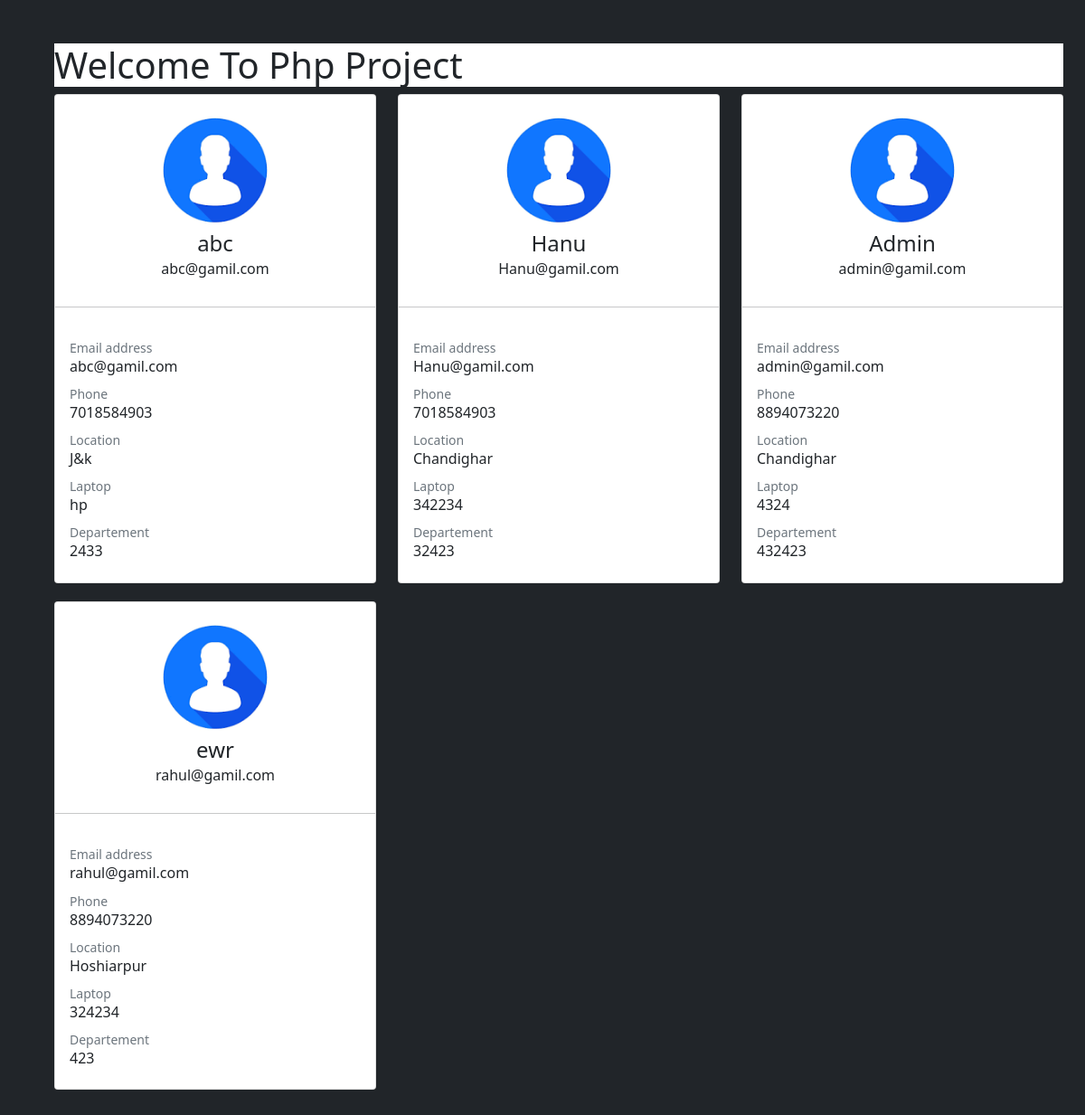
Screenshot of /user.php with the database file from the repository.
### tables this page shows
CREATE TABLE `users` (
  `id` int(11) NOT NULL,
  `name` varchar(30) NOT NULL,
  `email` varchar(300) NOT NULL,
  `mobile.no` varchar(12) NOT NULL,
  `issued-date` date NOT NULL,
  `gender` varchar(20) NOT NULL,
  `loction` varchar(100) NOT NULL,
  `emplye-id` varchar(100) NOT NULL,
  `status` varchar(30) NOT NULL,
  `asset_id` varchar(30) NOT NULL,
  `departement` varchar(90) NOT NULL,
  `divies` varchar(80) NOT NULL,
  `brand` varchar(80) NOT NULL,
  `processor` varchar(80) NOT NULL,
  `pod` date NOT NULL,
  `ram` varchar(80) NOT NULL,
  `price` varchar(100) NOT NULL
);

### user.php (the view, shortened to what this page needs)
<!DOCTYPE html>
<html lang="en">
<head>
  <link rel="stylesheet" href="https://stackpath.bootstrapcdn.com/bootstrap/5.0.0-alpha1/css/bootstrap.min.css">
</head>
<body class="bg-dark">
<div class="container m-5">
    <h1 class="bg-white">Welcome To Php Project</h1>
    <div class="row">
        <?php
        require 'config.php';
        $select_users = mysqli_query($conn, "SELECT * FROM `users`") or die('query failed');
        while($fetch_users = mysqli_fetch_assoc($select_users)){
        ?>
        <div class="col-lg-4">
            <div class="card">
                <div class="card-body">
                    <center class="m-t-30">
                        <img src="./logo/download.png" class="img-circle" width="150">
                        <h4 class="card-title m-t-10"><?php echo $fetch_users['name'];?></h4>
                        <h6 class="card-subtitle"><?php echo $fetch_users['email'];?></h6>
                    </center>
                </div>
                <div>
                    <hr>
                </div>
                <div class="card-body">
                    <small class="text-muted">Email address </small>
                    <h6><?php echo $fetch_users['email'];?></h6>
                    <small class="text-muted p-t-30 db">Phone</small>
                    <h6><?php echo $fetch_users['mobile.no'];?></h6>
                    <small class="text-muted p-t-30 db">Location</small>
                    <h6><?php echo $fetch_users['loction'];?></h6>
                    <small class="text-muted p-t-30 db">Laptop</small>
                    <h6><?php echo $fetch_users['brand'];?></h6>
                    <small class="text-muted p-t-30 db">Departement</small>
                    <h6><?php echo $fetch_users['departement'];?></h6>
                </div>
            </div>
        </div>
        <?php
        };
        ?>
    </div>
</div>
</body>
</html>

### user.php (style rules this page uses)
.card { margin-bottom: 20px; }
.col-lg-4, .col-md-6, .col-sm-12 { padding: 0 10px; }

### rows the page displays
users: name "abc", email "abc@gamil.com", no "7018584903", loction "J&k", brand "hp", departement "2433"
users: name "Hanu", email "Hanu@gamil.com", no "7018584903", loction "Chandighar", brand "342234", departement "32423"
users: name "Admin", email "admin@gamil.com", no "8894073220", loction "Chandighar", brand "4324", departement "432423"
users: name "ewr", email "rahul@gamil.com", no "8894073220", loction "Hoshiarpur", brand "324234", departement "423"
